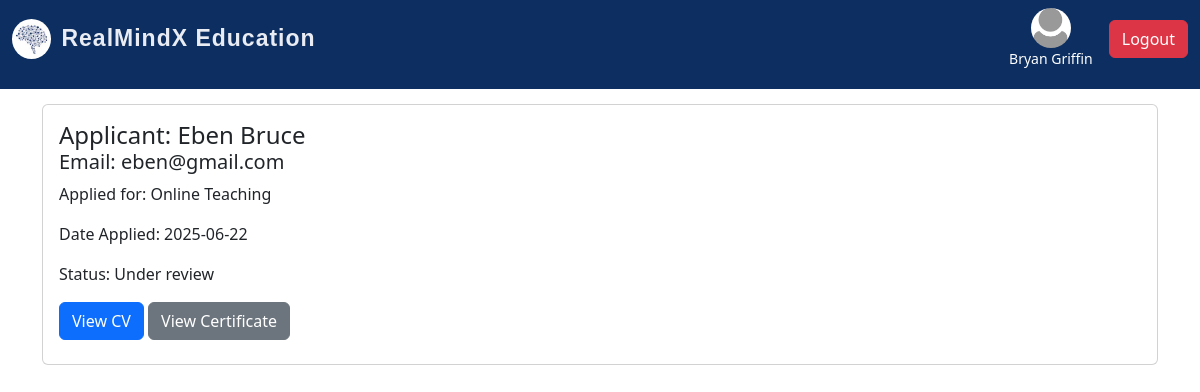
Screenshot of /admin/applicants/1 (signed in) with the database file from the repository.
### realmind/models/admin.py (models this page shows, shortened)
class Admin(UserMixin, db.Model):
    id = db.Column(db.Integer, primary_key=True)
    username = db.Column(db.String(150), unique=True, nullable=False)
    email = db.Column(db.String(150), unique=True, nullable=False)
    password = db.Column(db.String(150), nullable=False)
    profile_pic = db.Column(db.String(200), nullable=True)
    job_posts = db.relationship('JobPost', backref='admin', lazy=True)
    news_posts = db.relationship('News', backref='admin', lazy=True)
    @property
    def is_admin(self):
        return True

### realmind/models/application.py (models this page shows)
class Application(db.Model):
    id = db.Column(db.Integer, primary_key=True)
    date_applied = db.Column(db.DateTime, default=datetime.utcnow)
    status = db.Column(db.String(20), default='under review')
    cv = db.Column(db.String(150), nullable=False)
    certificate = db.Column(db.String(150), nullable=False)
    cover_letter = db.Column(db.String(150), nullable=True)
    user_id = db.Column(db.Integer, db.ForeignKey('user.id'), nullable=False)
    job_id = db.Column(db.Integer, db.ForeignKey('job_post.id'), nullable=False)

### realmind/models/user.py (models this page shows, shortened)
class User(UserMixin, db.Model):
    id = db.Column(db.Integer, primary_key=True)
    username = db.Column(db.String(150), nullable=False)
    email = db.Column(db.String(150), unique=True, nullable=False)
    password = db.Column(db.String(150), nullable=False)
    profile_pic = db.Column(db.String(200), nullable=True)
    applications = db.relationship('Application', backref='user', lazy=True)

### realmind/models/job.py (models this page shows)
class JobPost(db.Model):
    id = db.Column(db.Integer, primary_key=True)
    title = db.Column(db.String(150), nullable=False)
    description = db.Column(db.Text, nullable=False)
    job_type = db.Column(db.String(50))
    requirements = db.Column(db.Text, nullable=False)
    date_posted = db.Column(db.DateTime, default=datetime.utcnow)
    admin_id = db.Column(db.Integer, db.ForeignKey('admin.id'), nullable=False)
    applications = db.relationship('Application', backref='job', cascade='all, delete-orphan', lazy=True)

### realmind/routes/admin_routes.py (the view)
@admin_bp.route('/admin/applicants/<int:job_id>')
@login_required
def view_applicants(job_id):
    if not isinstance(current_user, Admin):
        return redirect(url_for('user.users_dashboard'))
    job = JobPost.query.get(job_id)
    if not job or job.admin_id != current_user.id:
        return redirect(url_for('admin.admin_dashboard'))
    applications = job.applications
    return render_template('view_applicants.html', applications=applications)

### realmind/templates/view_applicants.html (shortened to what this page needs)
{% extends 'index.html' %}
{% block content %}
{% if applications %}
    {% for application in applications %}
    <div class="card mb-3">
        <div class="card-body">
            <h4 class="card-title">Applicant: {{ application.user.username }}</h4>
            <h5>Email: {{ application.user.email }}</h5>
            <p>Applied for: {{ application.job.title }}</p>
            <p>Date Applied: {{ application.date_applied.strftime('%Y-%m-%d') }}</p>
            <p>Status: {{ application.status }}</p>
            <a href="{{ url_for('admin.uploaded_file', filename=application.cv) }}" target="_blank" class="btn btn-primary mb-2">
                View CV
            </a>
            {% if application.certificate %}
            <a href="{{ url_for('admin.uploaded_file', filename=application.certificate) }}" target="_blank" class="btn btn-secondary mb-2">
                View Certificate
            </a>
            {% endif %}
        </div>
    </div>
    {% endfor %}
{% else %}
    <div class="alert alert-info">No applicant for this job yet.</div>
{% endif %}
{% endblock %}

### realmind/templates/index.html (shortened to what this page needs)
<!DOCTYPE html>
<html lang="en">
<head>
  <link rel="stylesheet" href="https://cdn.jsdelivr.net/npm/bootstrap@5.3.3/dist/css/bootstrap.min.css">
  <link rel="stylesheet" href="https://cdnjs.cloudflare.com/ajax/libs/font-awesome/6.6.0/css/all.min.css">
  <link rel="stylesheet" href="{{ url_for('static', filename='main.css') }}">
</head>
<body>
<nav class="navbar navbar-expand-lg navbar-dark bg-steel fixed-top">
  <div class="container-fluid">
<a class="navbar-brand d-flex align-items-center"
   href="{% if current_user.is_authenticated %}
            {% if current_user.is_admin %}
              {{ url_for('admin.admin_dashboard') }}
            {% else %}
              {{ url_for('user.users_dashboard') }}
            {% endif %}
         {% else %}
            {{ url_for('main.home') }}
         {% endif %}">
  <img src="{{ url_for('static', filename='images/brain.jpg') }}" alt="Logo" style="height: 40px; border-radius: 50%; margin-right: 10px;">
  RealMindX Education
</a>
    <div class="collapse navbar-collapse justify-content-end" id="navbarNav">
      <ul class="navbar-nav">
        {% if current_user.is_authenticated %}
        <li class="nav-item d-flex align-items-center ms-2">
          <div class="d-flex flex-column align-items-center text-white me-3">
            {% if current_user.profile_pic %}
              <img src="{{ url_for('static', filename='uploads/' ~ current_user.profile_pic) }}"
                   alt="Profile"
                   style="width: 40px; height: 40px; border-radius: 50%; object-fit: cover;">
            {% else %}
              <img src="{{ url_for('static', filename='images/default-profile.webp') }}"
                   alt="Default Profile"
                   style="width: 40px; height: 40px; border-radius: 50%; object-fit: cover;">
            {% endif %}
            <small>{{ current_user.username }}</small>
          </div>
          <a class="btn btn-danger" href="{{ url_for('auth.logout') }}">Logout</a>
        </li>
        {% endif %}
      </ul>
    </div>
  </div>
</nav>
<main class="container mt-5 pt-4">
  {% block content %}{% endblock %}
</main>
</body>
</html>

### realmind/static/main.css (style rules this page uses)
html,body { position: relative; color: #0f0505; display: flex; flex-direction: column; margin: 0; margin-top: 1.0rem; }
.container { flex: 1; }
.navbar { margin-bottom: 0; padding-bottom: 20px; }
.navbar-brand { text-decoration: none; font-family: "Poppins", sans-serif; font-size: 23px; font-weight: bold; color:rgb(233, 236, 243); letter-spacing: 1px; }
.bg-steel { background-color: #0C2E60; }
.navbar-nav a { font-size: 16px; font-weight: 400; display: flex; align-items: center; gap: 5px; color: #ffffff; }
.card { flex: 1; display: flex; flex-direction: column; }
h1, h2, h3, h4 { color: #0C2E60; }
.card-title { margin-bottom: 0; }

### rows the page displays
Admin: username "Bryan Griffin"
Application: user.username "Eben Bruce", user.email "eben@gmail.com", job "Online Teaching", date_applied "2025-06-22", status "Under review"
